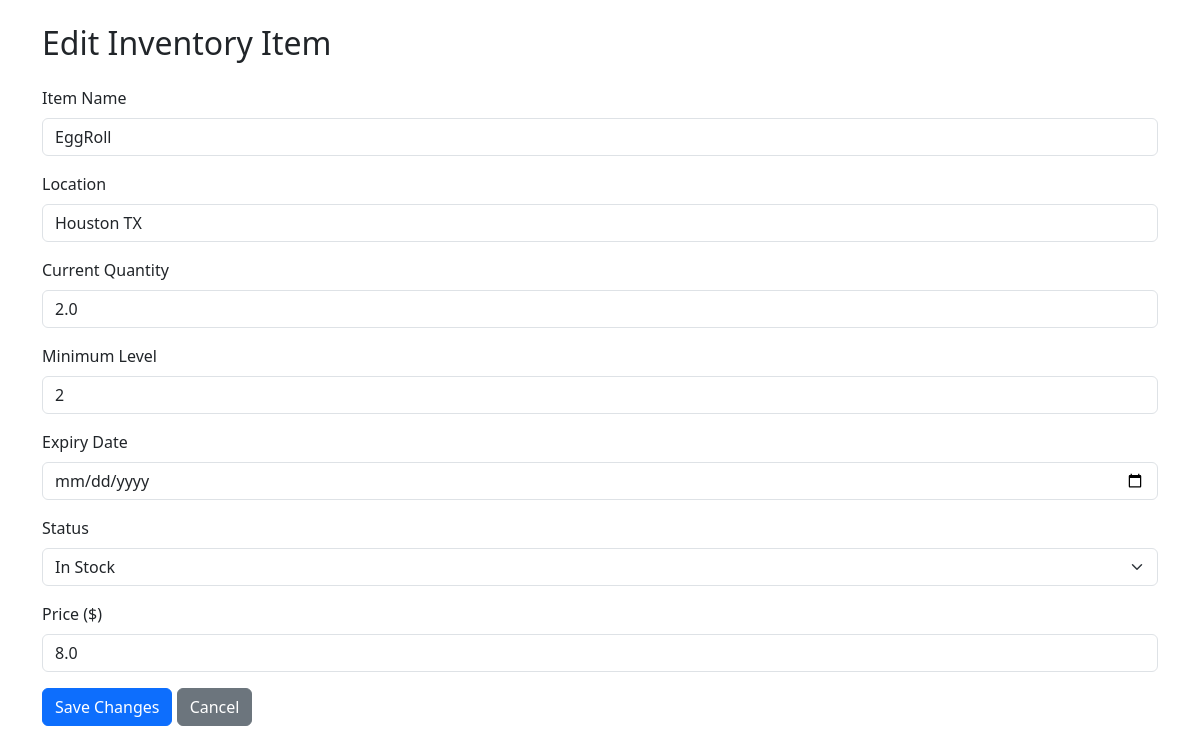
The page /Inventory/3/edit/ on the database its author committed.
### welcome/models.py (models this page shows, shortened)
class Inventory(models.Model):
    name = models.CharField(max_length=40, validators= [MinLengthValidator(1)])
    location = models.CharField(max_length=50)
    Current_Quantity=models.FloatField(validators=[MinValueValidator(1)])
    min_Level=models.IntegerField(validators=[MinValueValidator(1)])
    expiry_date =models.DateField(null=True, blank=True)
    status = models.CharField(max_length=50, default="In Stock")
    Price = models.FloatField(default=5,validators=[MinValueValidator(0.5)])

### welcome/views.py (the view, shortened to what this page needs)
# urls.py: path("Inventory/<int:pk>/edit/", views.edit_inventory, name="edit_inventory"),
def edit_inventory(request, pk):
    item = get_object_or_404(Inventory, pk=pk)   # ✅ fetch or return 404
    return render(request, "welcome/edit_inventory.html", {"item": item})

### welcome/templates/welcome/edit_inventory.html (shortened to what this page needs)
{% extends "Inven.html" %}
{% load static %}
{% block content %}
<div class="container">
  <h2 class="mb-4">Edit Inventory Item</h2>
  <form method="post">
    <div class="mb-3">
      <label for="name" class="form-label">Item Name</label>
      <input type="text" class="form-control" id="name" name="name" value="{{ item.name }}" required>
    </div>
    <div class="mb-3">
      <label for="location" class="form-label">Location</label>
      <input type="text" class="form-control" id="location" name="location" value="{{ item.location }}" required>
    </div>
    <div class="mb-3">
      <label for="current_quantity" class="form-label">Current Quantity</label>
      <input type="number" class="form-control" id="current_quantity" name="current_quantity" value="{{ item.Current_Quantity }}" required>
    </div>
    <div class="mb-3">
      <label for="min_level" class="form-label">Minimum Level</label>
      <input type="number" class="form-control" id="min_level" name="min_level" value="{{ item.min_Level }}">
    </div>
    <div class="mb-3">
      <label for="expiry_date" class="form-label">Expiry Date</label>
      <input type="date" class="form-control" id="expiry_date" name="expiry_date" value="{{ item.expiry_date|date:'Y-m-d' }}">
    </div>
    <div class="mb-3">
      <label for="status" class="form-label">Status</label>
      <select class="form-select" id="status" name="status">
        <option value="In Stock" {% if item.status == "In Stock" %}selected{% endif %}>In Stock</option>
      </select>
    </div>
    <div class="mb-3">
      <label for="price" class="form-label">Price ($)</label>
      <input type="number" step="0.01" class="form-control" id="price" name="price" value="{{ item.Price }}">
    </div>
    <button type="submit" class="btn btn-primary">Save Changes</button>
    <a href="{% url 'Inventory' %}" class="btn btn-secondary">Cancel</a>
  </form>
</div>
{% endblock %}

### rows shown on the page
Inventory: name "EggRoll", location "Houston TX", current_quantity "2.0", min_level "2", status "In Stock", price "8.0"
